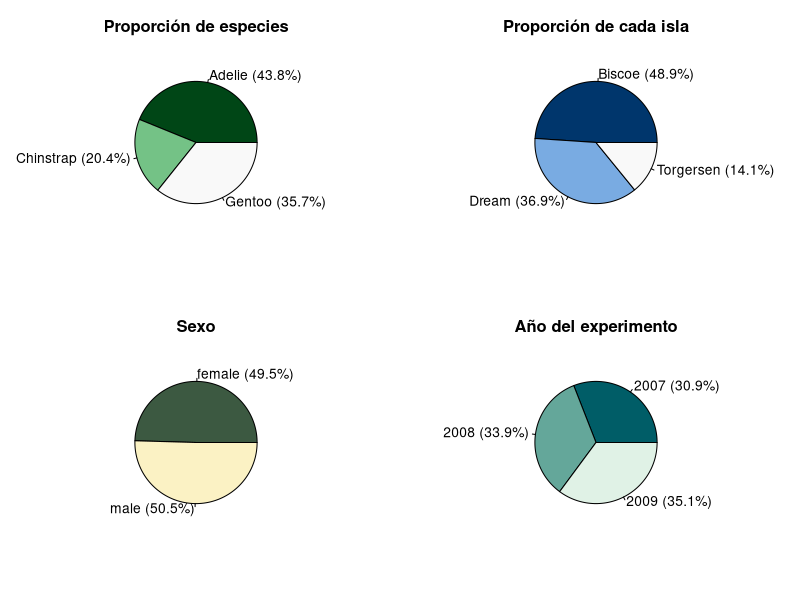
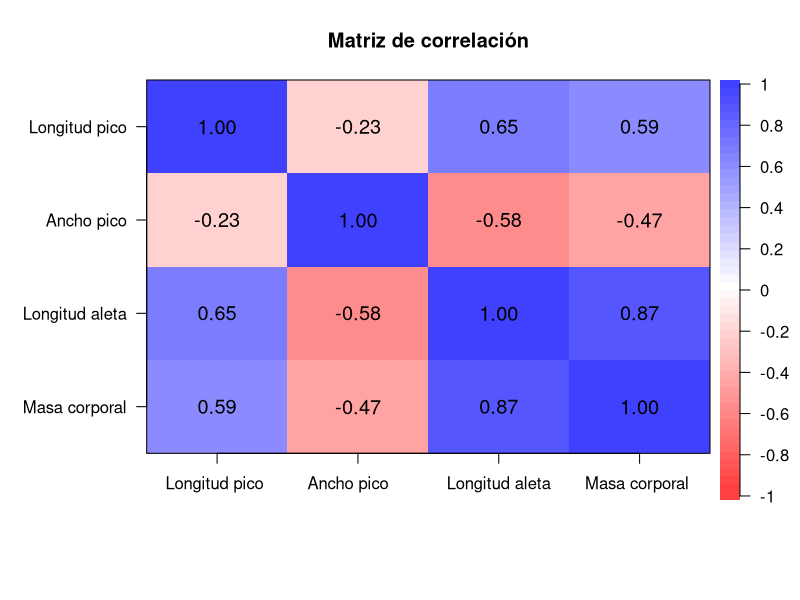
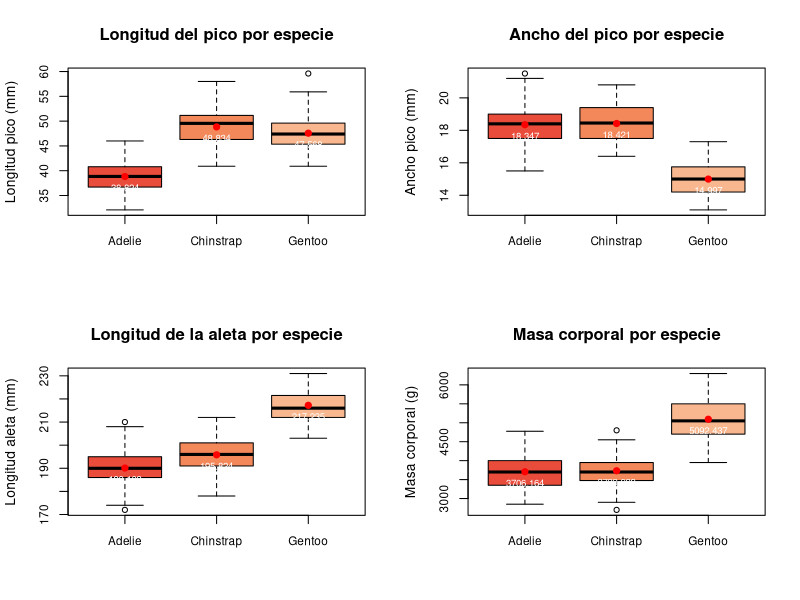
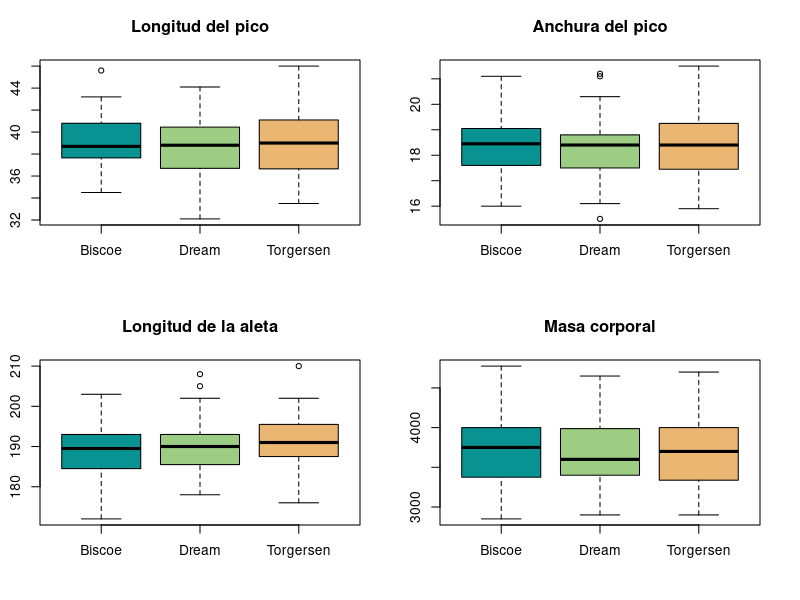
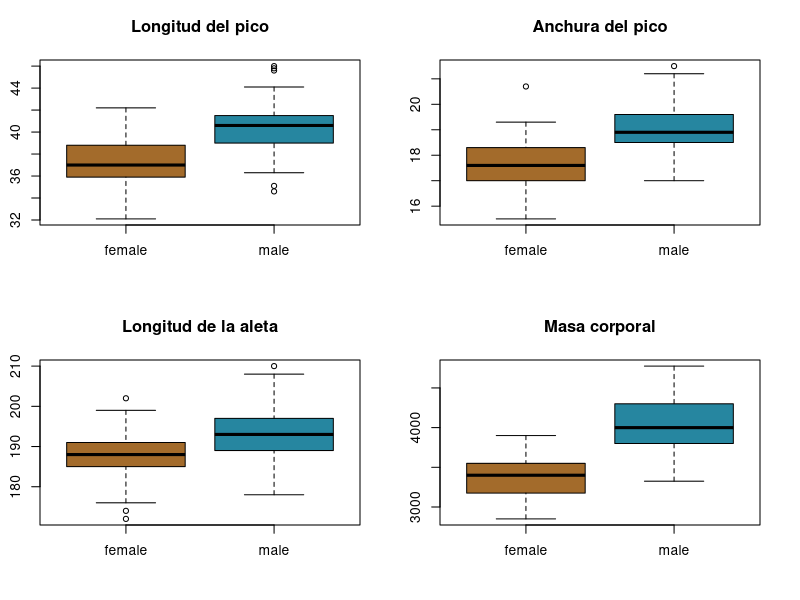
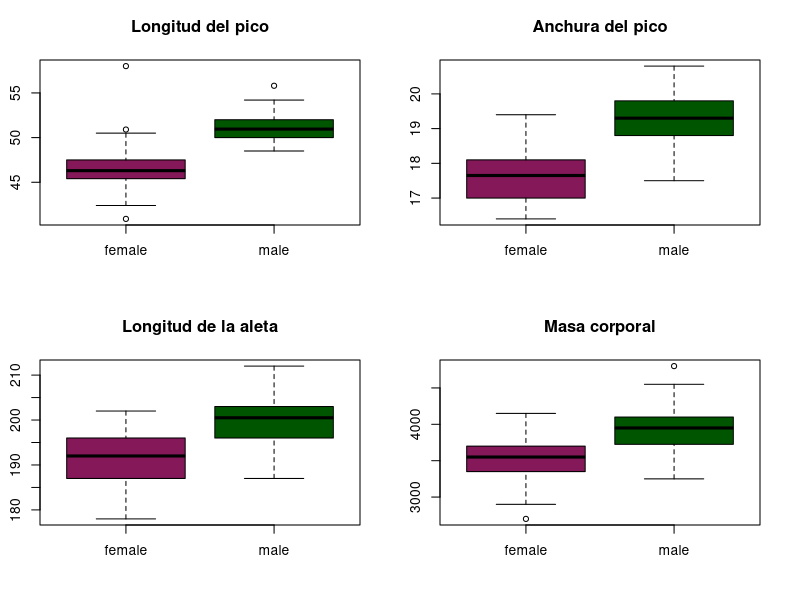
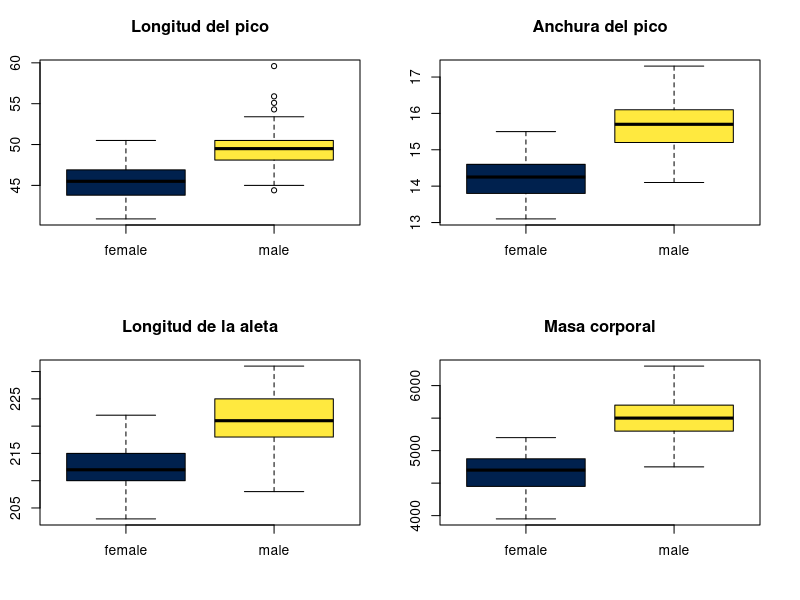

R code for these plots, in order:
## ---- chunk 1
library(palmerpenguins)
datos <- data.frame(penguins)
## ---- chunk 2
head(datos)
## ---- chunk 3
count_NA = function(x){
  idx = c()
  for (i in 1:nrow(datos)){
    if (sum(is.na(datos[i,]))!=0) idx[length(idx)+1] = i
  }
  return(idx)
}
datos[count_NA(datos),]
## ---- chunk 4
datos = na.omit(datos)
datos$year = as.factor(datos$year)
summary(datos)
## ---- chunk 5
table(datos$island, datos$species)
## ---- chunk 6
par(plt = c(0.08,0.9,0.25,0.8))
par(mfrow=c(2,2))
pie(table(datos$species), labels = paste0(names(table(datos$species)), " (", round(prop.table(table(datos$species)) * 100, 1), "%)"), col = hcl.colors(3, "Greens 3"), main = "Proporción de especies")
pie(table(datos$island), labels = paste0(names(table(datos$island)), " (", round(prop.table(table(datos$island)) * 100, 1), "%)"), col = hcl.colors(3, "Blues 3"), main = "Proporción de cada isla")
pie(table(datos$sex), labels = paste0(names(table(datos$sex)), " (", round(prop.table(table(datos$sex)) * 100, 1), "%)"), col = hcl.colors(3, "Fall"), main = "Sexo")
pie(table(datos$year), labels = paste0(names(table(datos$year)), " (", round(prop.table(table(datos$year)) * 100, 1), "%)"), col = hcl.colors(3, "Mint"), main = "Año del experimento")
## ---- chunk 7
resumen = function(x){
  Min = min(x)
  Primer_Cuartil = c(quantile(x,0.25, names = FALSE))
  Mediana = median(x)
  Media = mean(x)
  Tercer_Cuartil = c(quantile(x,0.75, names = FALSE))
  Max = max(x)
  Sd = sd(x)
  res = c(Min,Primer_Cuartil,Mediana, Media, Tercer_Cuartil, Max, Sd)
  return( round(res,2))
}

noms = c("Min", "Primer_Cuartil", "Mediana", "Media", "Tercer_Cuartil", "Max", "Sd")

sumary_sd = data.frame(resumen(datos$bill_length_mm),resumen(datos$bill_depth_mm),resumen(datos$flipper_length_mm),resumen(datos$body_mass_g), row.names = noms)

colnames(sumary_sd) = c("Long. Pico", "Ancho Pico", "Long. Aleta", "Masa Corporal")

sumary_sd
## ---- chunk 8
library(psych)
datos2 = datos[,c(-1,-2,-7,-8)] # eliminamos las variables no numéricas
nombres = c("Longitud pico", "Ancho pico", "Longitud aleta", "Masa corporal")
corPlot(datos2, cex = 0.8,  main = "Matriz de correlación", labels = nombres)
## ---- chunk 9
ping_adelie = datos[datos$species=="Adelie",]
ping_chinstrap = datos[datos$species=="Chinstrap",]
ping_gentoo = datos[datos$species=="Gentoo",]
## ---- chunk 10
boxplot(bill_length_mm ~ species, data = datos,
        xlab = "", ylab = "Longitud pico (mm)",
        main = "Longitud del pico por especie", col = hcl.colors(4, "Peach"), cex.axis=0.85)
medias = c(mean(ping_adelie$bill_length_mm), mean(ping_chinstrap$bill_length_mm), 
                  mean(ping_gentoo$bill_length_mm))
# añadimos medias
points(x = 1:length(medias), y = medias, pch = 19, col = "red")
text(x = 1:length(medias), y = medias, labels = round(medias, 3), pos = 1, cex = 0.7,
     col = "white")
## ---- chunk 11
boxplot(bill_depth_mm ~ species, data = datos,
        xlab = "", ylab = "Ancho pico (mm)",
        main = "Ancho del pico por especie", col = hcl.colors(4, "Peach"), cex.axis=0.85)
medias = c(mean(ping_adelie$bill_depth_mm), mean(ping_chinstrap$bill_depth_mm), 
                  mean(ping_gentoo$bill_depth_mm))
# añadimos medias
points(x = 1:length(medias), y = medias, pch = 19, col = "red")
text(x = 1:length(medias), y = medias, labels = round(medias, 3), pos = 1, cex = 0.7,
     col = "white")
## ---- chunk 12
boxplot(flipper_length_mm ~ species, data = datos,
        xlab = "", ylab = "Longitud aleta (mm)",
        main = "Longitud de la aleta por especie", col = hcl.colors(4, "Peach"), cex.axis=0.85)
medias = c(mean(ping_adelie$flipper_length_mm), mean(ping_chinstrap$flipper_length_mm), 
                  mean(ping_gentoo$flipper_length_mm))
# añadimos medias
points(x = 1:length(medias), y = medias, pch = 19, col = "red")
text(x = 1:length(medias), y = medias, labels = round(medias, 3), pos = 1, cex = 0.7,
     col = "white")
## ---- chunk 13
boxplot(body_mass_g ~ species, data = datos,
        xlab = "", ylab = "Masa corporal (g)",
        main = "Masa corporal por especie", col = hcl.colors(4, "Peach"), cex.axis=0.85)
medias = c(mean(ping_adelie$body_mass_g), mean(ping_chinstrap$body_mass_g), 
                  mean(ping_gentoo$body_mass_g))
# añadimos medias
points(x = 1:length(medias), y = medias, pch = 19, col = "red")
text(x = 1:length(medias), y = medias, labels = round(medias, 3), pos = 1, cex = 0.7,
     col = "white")
## ---- chunk 14
par(plt = c(0.1,0.9,0.25,0.8))
par(mfrow=c(2,2))
boxplot(bill_length_mm~island, data = ping_adelie, ylab = " ", main = "Longitud del pico", col = hcl.colors(4, "Temps"), xlab = "")
boxplot(bill_depth_mm~island, data = ping_adelie, ylab = " ", main = "Anchura del pico", col = hcl.colors(4, "Temps"), xlab = "")
boxplot(flipper_length_mm~island, data = ping_adelie, ylab = " ", main = "Longitud de la aleta", col = hcl.colors(4, "Temps"), xlab = "")
boxplot(body_mass_g~island, data = ping_adelie, ylab = " ", main = "Masa corporal", col = hcl.colors(4, "Temps"), xlab = "")
## ---- chunk 15
table(datos$sex, datos$species)
## ---- chunk 16
par(plt = c(0.1,0.9,0.25,0.8))
par(mfrow=c(2,2))
boxplot(bill_length_mm~sex, data = ping_adelie, ylab = " ", main = "Longitud del pico", col = hcl.colors(2, "Earth"), xlab = "")
boxplot(bill_depth_mm~sex, data = ping_adelie, ylab = " ", main = "Anchura del pico", col = hcl.colors(2, "Earth"), xlab = "")
boxplot(flipper_length_mm~sex, data = ping_adelie, ylab = " ", main = "Longitud de la aleta", col = hcl.colors(2, "Earth"), xlab = "")
boxplot(body_mass_g~sex, data = ping_adelie, ylab = " ", main = "Masa corporal", col = hcl.colors(2, "Earth"), xlab = "")
## ---- chunk 17
par(plt = c(0.1,0.9,0.25,0.8))
par(mfrow=c(2,2))
boxplot(bill_length_mm~sex, data = ping_chinstrap, ylab = " ", main = "Longitud del pico", col = hcl.colors(2, "Red-Green"), xlab = "")
boxplot(bill_depth_mm~sex, data = ping_chinstrap, ylab = " ", main = "Anchura del pico", col = hcl.colors(2, "Red-Green"), xlab = "")
boxplot(flipper_length_mm~sex, data = ping_chinstrap, ylab = " ", main = "Longitud de la aleta", col = hcl.colors(2, "Red-Green"), xlab = "")
boxplot(body_mass_g~sex, data = ping_chinstrap, ylab = " ", main = "Masa corporal", col = hcl.colors(2, "Red-Green"), xlab = "")
## ---- chunk 18
par(plt = c(0.1,0.9,0.25,0.8))
par(mfrow=c(2,2))
boxplot(bill_length_mm~sex, data = ping_gentoo, ylab = " ", main = "Longitud del pico", col = hcl.colors(2, "Cividis"), xlab = "")
boxplot(bill_depth_mm~sex, data = ping_gentoo, ylab = " ", main = "Anchura del pico", col = hcl.colors(2, "Cividis"), xlab = "")
boxplot(flipper_length_mm~sex, data = ping_gentoo, ylab = " ", main = "Longitud de la aleta", col = hcl.colors(2, "Cividis"), xlab = "")
boxplot(body_mass_g~sex, data = ping_gentoo, ylab = " ", main = "Masa corporal", col = hcl.colors(2, "Cividis"), xlab = "")
